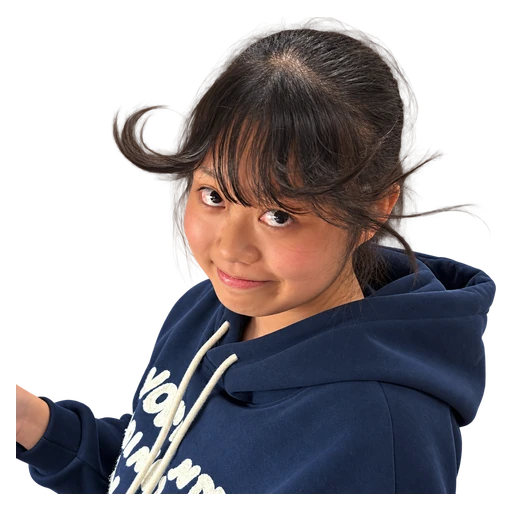
#> input picture assets/cutout-01.webp, 512 x 512 px, given in place of cutout-01.png, which was not available
$ python prepare-cutouts.py ../assets/cutout-01.webp
#> lines starting #> are read from the running program, lines starting #| are printed output that depends on the picture; pictures that were not available may be replaced by others from this repository, and a replacement may not be noted
"""Normalize already-background-removed ImageGen outputs; never removes backgrounds.

Usage: python scripts/prepare-cutouts.py <directory containing cutout-01.png ... cutout-11.png>
Requires Pillow for asset preparation only. The game has no Python dependency.
"""
import json
import sys
from pathlib import Path
from PIL import Image

ROOT = Path(__file__).resolve().parents[1]
SOURCE = Path(sys.argv[1])


def convex_hull(points):
    points = sorted(set(points))
    def cross(o, a, b):
        return (a[0] - o[0]) * (b[1] - o[1]) - (a[1] - o[1]) * (b[0] - o[0])
    lower, upper = [], []
    for point in points:
        while len(lower) >= 2 and cross(lower[-2], lower[-1], point) <= 0:
            lower.pop()
        lower.append(point)
    for point in reversed(points):
        while len(upper) >= 2 and cross(upper[-2], upper[-1], point) <= 0:
            upper.pop()
        upper.append(point)
    return lower[:-1] + upper[:-1]


shapes = []
for index in range(1, 12):
    source = SOURCE / f'cutout-{index:02}.png'
    image = Image.open(source).convert('RGBA')
#> image is the input picture: PIL image 512x512 RGBA; mean R, G, B, A 41.3, 36.3, 39.4, 129.1
    alpha = image.getchannel('A')
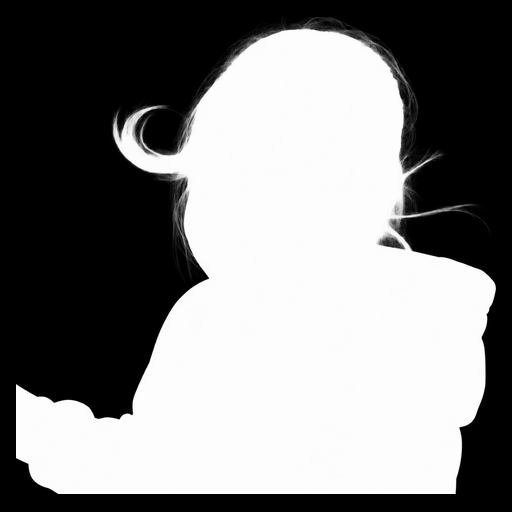
#> alpha: PIL image 512x512 L; min 0, max 255, mean 129.1
    extrema = alpha.getextrema()
#> extrema = (0, 255)
    if extrema[0] > 0 or extrema[1] < 200:
        raise ValueError(f'{source.name}: missing real foreground/background alpha')
    box = alpha.point(lambda value: 255 if value >= 48 else 0).getbbox()
#> box = (16, 18, 496, 494)
    if not box:
        raise ValueError(f'{source.name}: empty subject')
    image = image.crop(box)
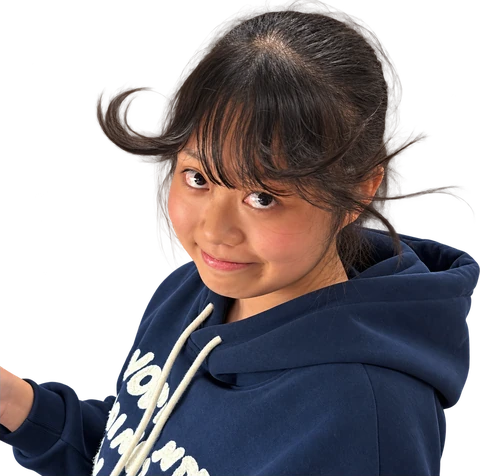
#> image: PIL image 480x476 RGBA; mean R, G, B, A 47.4, 41.7, 45.2, 148.1; transparent parts drawn white
    image.thumbnail((480, 480), Image.Resampling.LANCZOS)
    sprite = Image.new('RGBA', (512, 512), (0, 0, 0, 0))
#> sprite: PIL image 512x512 RGBA; every value is 0
    sprite.alpha_composite(image, ((512 - image.width) // 2, (512 - image.height) // 2))
    sprite.save(ROOT / 'assets' / f'cutout-{index:02}.webp', 'WEBP', quality=90, method=6, exact=True)
    mask = sprite.getchannel('A').resize((64, 64), Image.Resampling.LANCZOS)
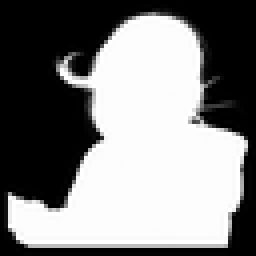
#> mask: PIL image 64x64 L (shown 4 times larger); min 0, max 255, mean 129.1
    samples = []
    for y in range(64):
        xs = [x for x in range(64) if mask.getpixel((x, y)) >= 112]
        if xs:
            samples.extend([(xs[0], y), (xs[-1], y)])
#> this loop made 64 passes
#> xs on passes 4 to 6: [37, 38], [33, 34, 35, 36, 37, 38, 39, 40, 41, 42, 43], [31, 32, 33, 34, 35, 36, 37, 38, 39, 40, 41, 42, 43, 44, 45]
#> after the loop, samples = 118 pairs, first value 2 to 61, second value 3 to 61
    hull = convex_hull(samples)
#> in convex_hull, `points = sorted(set(points))`: points has the same summary as samples outside convex_hull
#> the loop in convex_hull, `for point in points:` made 118 passes
#> point on passes 1 to 12: (2, 48), (2, 49), (2, 50), (2, 51), (2, 52), (2, 53), (2, 54), (2, 55), (2, 56), (2, 57), (4, 58), (4, 59)
#> after the loop in convex_hull, `for point in points:`: lower = [(2, 48), (14, 16), (16, 14), (31, 5), (33, 4), (37, 3), (38, 3), (43, 4), (45, 5), (49, 9), (61, 35), (61, 37)]
#> the loop in convex_hull, `for point in reversed(points):` made 118 passes
#> point on passes 1 to 12: (61, 37), (61, 36), (61, 35), (60, 48), (60, 47), (60, 46), (60, 45), (60, 44), (60, 43), (60, 41), (60, 40), (60, 39)
#> after the loop in convex_hull, `for point in reversed(points):`: upper = [(61, 37), (60, 48), (56, 61), (7, 61), (5, 60), (2, 57), (2, 48)]
#> hull = [(2, 48), (14, 16), (16, 14), (31, 5), (33, 4), (37, 3), (38, 3), (43, 4), (45, 5), (49, 9), (61, 35), (61, 37), (60, 48), (56, 61), (7, 61), (5, 60), (2, 57)]
    vertices = [((x + .5 - 32) / 32, (y + .5 - 32) / 32) for x, y in hull]
#> vertices = 17 items, first 6: (-0.922, 0.516), (-0.547, -0.484), (-0.484, -0.547), (-0.0156, -0.828), (0.0469, -0.859), (0.172, -0.891)
    area2 = 0
    cx = cy = 0
    for i, (x, y) in enumerate(vertices):
        nx, ny = vertices[(i + 1) % len(vertices)]
        a = x * ny - nx * y
        area2 += a
        cx += (x + nx) * a
        cy += (y + ny) * a
#> this loop made 17 passes
#> (x, y, nx, ny, a, area2, cx, cy) on passes 1 to 11: (-0.922, 0.516, -0.547, -0.484, 0.729, 0.729, -1.07, 0.0228), (-0.547, -0.484, -0.484, -0.547, 0.0645, 0.793, -1.14, -0.0437), (-0.484, -0.547, -0.0156, -0.828, 0.393, 1.19, -1.33, -0.583), (-0.0156, -0.828, 0.0469, -0.859, 0.0522, 1.24, -1.33, -0.672), (0.0469, -0.859, 0.172, -0.891, 0.106, 1.34, -1.31, -0.857), (0.172, -0.891, 0.203, -0.891, 0.0278, 1.37, -1.3, -0.907), (0.203, -0.891, 0.359, -0.859, 0.146, 1.52, -1.22, -1.16), (0.359, -0.859, 0.422, -0.828, 0.0649, 1.58, -1.16, -1.27), (0.422, -0.828, 0.547, -0.703, 0.156, 1.74, -1.01, -1.51), (0.547, -0.703, 0.922, 0.109, 0.708, 2.45, 0.0263, -1.93), (0.922, 0.109, 0.922, 0.172, 0.0576, 2.5, 0.133, -1.91)
#> after the loop, area2 = 5.17; cx = 0.533; cy = 2.28
    shapes.append({
        'vertices': [{'x': round(x, 6), 'y': round(y, 6)} for x, y in vertices],
        'center': {'x': round(cx / (3 * area2), 6), 'y': round(cy / (3 * area2), 6)},
    })
    print(f'{index:02}: RGBA cutout, {len(hull)} collision vertices')
#| 01: RGBA cutout, 17 collision vertices
#> pass 2 of the loop `for index in range(1, 12):`:
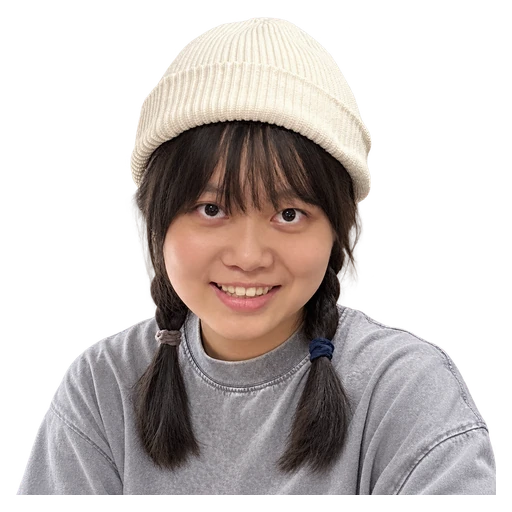
#> input picture assets/cutout-02.webp, 512 x 512 px, given in place of cutout-02.png, which was not available
#> image is the input picture: PIL image 512x512 RGBA; mean R, G, B, A 76.5, 69.3, 66.8, 126.9
#> `alpha = image.getchannel('A')`:
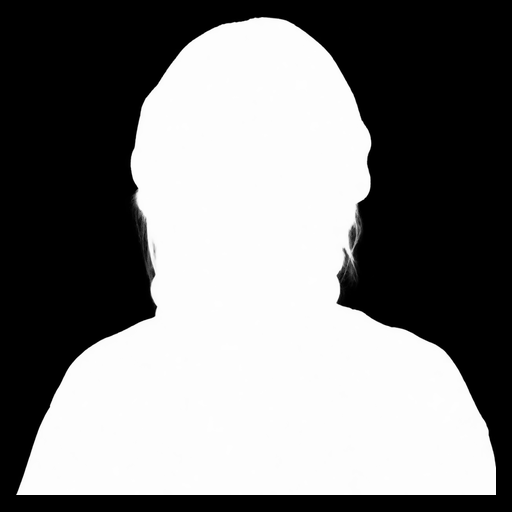
#> alpha: PIL image 512x512 L; min 0, max 255, mean 126.9
#> box = (16, 17, 496, 495)
#> image: PIL image 480x478 RGBA
#> `mask = sprite.getchannel('A').resize((64, 64), Image.Resampling.LANCZOS)`:
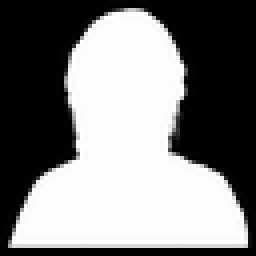
#> mask: PIL image 64x64 L (shown 4 times larger); min 0, max 255, mean 126.9
#> the loop `for y in range(64):` made 64 passes
#> xs on passes 3 to 5: [31, 32, 33, 34, 35], [27, 28, 29, 30, 31, 32, 33, 34, 35, 36, 37], [25, 26, 27, 28, 29, 30, 31, 32, 33, 34, 35, 36, 37, 38]
#> after the loop `for y in range(64):`: samples = 120 pairs, first value 2 to 61, second value 2 to 61
#> the loop in convex_hull (call 2), `for point in points:` made 120 passes
#> point on passes 1 to 8: (2, 60), (2, 61), (3, 57), (3, 58), (3, 59), (4, 54), (4, 55), (4, 56)
#> the loop in convex_hull (call 2), `for point in reversed(points):` made 120 passes
#> point on passes 1 to 8: (61, 61), (61, 60), (61, 59), (61, 58), (61, 57), (61, 56), (60, 55), (60, 54)
#> hull = [(2, 60), (17, 14), (18, 12), (22, 6), (23, 5), (27, 3), (31, 2), (35, 2), (37, 3), (41, 7), (43, 10), (60, 52), (61, 56), (61, 61), (2, 61)]
#> vertices = [(-0.922, 0.891), (-0.453, -0.547), (-0.422, -0.609), (-0.297, -0.797), (-0.266, -0.828), (-0.141, -0.891), (-0.0156, -0.922), (0.109, -0.922), (0.172, -0.891), (0.297, -0.766), (0.359, -0.672), (0.891, 0.641), (0.922, 0.766), (0.922, 0.922), (-0.922, 0.922)]
#> the loop `for i, (x, y) in enumerate(vertices):` made 15 passes
#> (x, y, nx, ny, a, area2, cx, cy) on passes 1 to 7: (-0.922, 0.891, -0.453, -0.547, 0.908, 0.908, -1.25, 0.312), (-0.453, -0.547, -0.422, -0.609, 0.0454, 0.953, -1.29, 0.26), (-0.422, -0.609, -0.297, -0.797, 0.155, 1.11, -1.4, 0.0412), (-0.297, -0.797, -0.266, -0.828, 0.0342, 1.14, -1.42, -0.0144), (-0.266, -0.828, -0.141, -0.891, 0.12, 1.26, -1.47, -0.221), (-0.141, -0.891, -0.0156, -0.922, 0.116, 1.38, -1.49, -0.431), (-0.0156, -0.922, 0.109, -0.922, 0.115, 1.49, -1.47, -0.643)
#> after the loop `for i, (x, y) in enumerate(vertices):`: area2 = 4.56; cx = 0.0681; cy = 2.45
#| 02: RGBA cutout, 15 collision vertices
#> pass 3 of the loop `for index in range(1, 12):`:
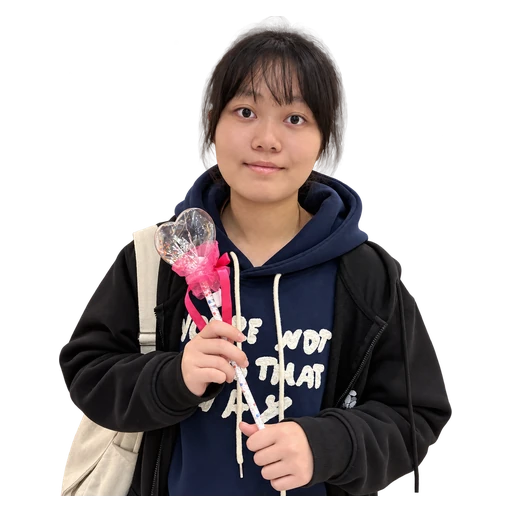
#> input picture assets/cutout-03.webp, 512 x 512 px, given in place of cutout-03.png, which was not available
#> image is the input picture: PIL image 512x512 RGBA; mean R, G, B, A 40.5, 33.6, 33.3, 112.6
#> box = (59, 25, 452, 496)
#> `image = image.crop(box)`:
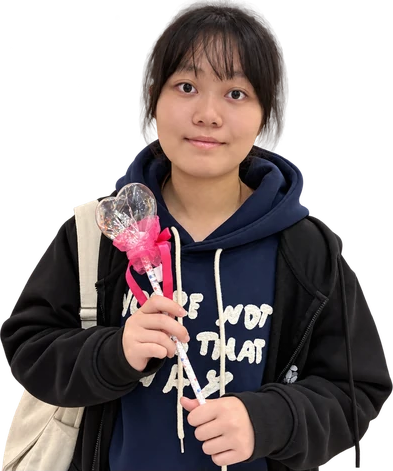
#> image: PIL image 393x471 RGBA; mean R, G, B, A 57.2, 47.5, 47.1, 159.4; transparent parts drawn white
#> `mask = sprite.getchannel('A').resize((64, 64), Image.Resampling.LANCZOS)`:
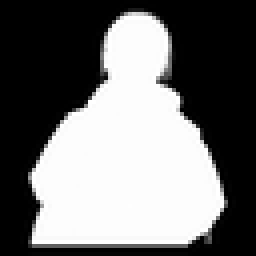
#> mask: PIL image 64x64 L (shown 4 times larger); min 0, max 255, mean 112.6
#> the loop `for y in range(64):` made 64 passes
#> xs on passes 4, 5, 6, 7, 8, 9, 19: [31, 32, 33, 34, 35, 36], [30, 31, 32, 33, 34, 35, 36, 37, 38], [29, 30, 31, 32, 33, 34, 35, 36, 37, 38, 39], [28, 29, 30, 31, 32, 33, 34, 35, 36, 37, 38, 39, 40], [27, 28, 29, 30, 31, 32, 33, 34, 35, 36, 37, 38, 39, 40, 41], [27, 28, 29, 30, 31, 32, 33, 34, 35, 36, 37, 38, 39, 40, 41], [27, 28, 29, 30, 31, 32, 33, 34, 35, 36, 37, 38, 39, 40]
#> after the loop `for y in range(64):`: samples = 116 pairs, first value 7 to 55, second value 3 to 60
#> hull = [(7, 43), (27, 7), (31, 3), (36, 3), (38, 4), (41, 7), (42, 9), (54, 43), (55, 47), (55, 52), (54, 54), (52, 57), (51, 58), (47, 60), (8, 60), (7, 44)]
#> vertices = [(-0.766, 0.359), (-0.141, -0.766), (-0.0156, -0.891), (0.141, -0.891), (0.203, -0.859), (0.297, -0.766), (0.328, -0.703), (0.703, 0.359), (0.734, 0.484), (0.734, 0.641), (0.703, 0.703), (0.641, 0.797), (0.609, 0.828), (0.484, 0.891), (-0.734, 0.891), (-0.766, 0.391)]
#> the loop `for i, (x, y) in enumerate(vertices):` made 16 passes
#> (x, y, nx, ny, a, area2, cx, cy) on passes 1 to 7: (-0.766, 0.359, -0.141, -0.766, 0.637, 0.637, -0.577, -0.259), (-0.141, -0.766, -0.0156, -0.891, 0.113, 0.75, -0.595, -0.446), (-0.0156, -0.891, 0.141, -0.891, 0.139, 0.889, -0.577, -0.694), (0.141, -0.891, 0.203, -0.859, 0.0601, 0.949, -0.557, -0.799), (0.203, -0.859, 0.297, -0.766, 0.0996, 1.05, -0.507, -0.961), (0.297, -0.766, 0.328, -0.703, 0.0425, 1.09, -0.48, -1.02), (0.328, -0.703, 0.703, 0.359, 0.612, 1.7, 0.151, -1.23)
#> after the loop `for i, (x, y) in enumerate(vertices):`: area2 = 3.76; cx = -0.0173; cy = 1.99
#| 03: RGBA cutout, 16 collision vertices
#> (the run stopped early here; a loop or call above may not have finished)
